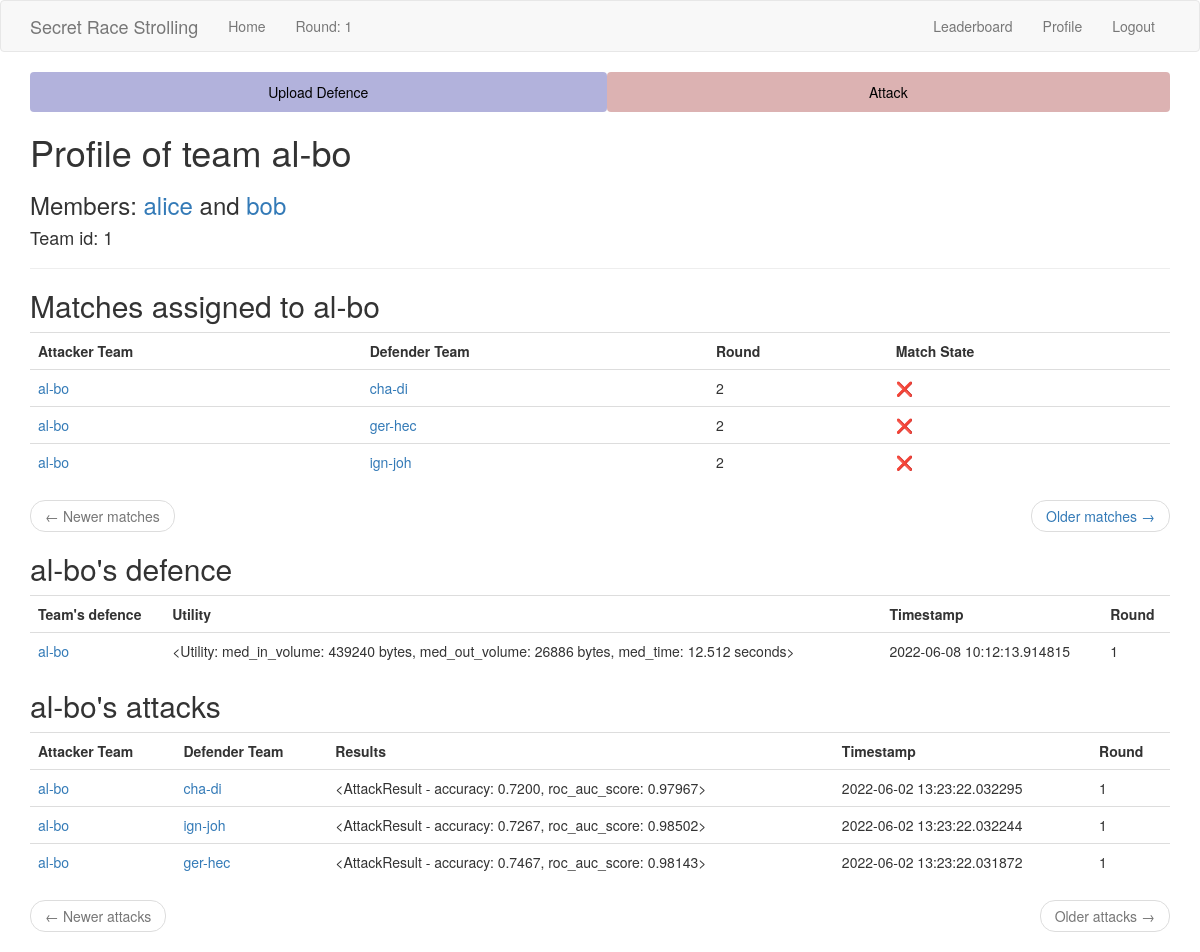
Page /team/al-bo (signed in) on the committed database.
### app/models.py (models this page shows, shortened)
class Team(db.Model):
    id = db.Column(db.Integer, primary_key=True)
    team_name = db.Column(db.String(64), index=True, unique=True)
    member1_id = db.Column(db.Integer, db.ForeignKey("user.id"), unique=True)
    member2_id = db.Column(db.Integer, db.ForeignKey("user.id"), unique=True)
    defences = db.relationship(
        "Defence",
        backref="defender_team",
        foreign_keys="Defence.defender_team_id",
        lazy="dynamic",
    )
    defence_matches = db.relationship(
        "Match",
        backref="defender_team",
        foreign_keys="Match.defender_team_id",
        lazy="dynamic",
    )
    attack_matches = db.relationship(
        "Match",
        backref="attacker_team",
        foreign_keys="Match.attacker_team_id",
        lazy="dynamic",
    )
    def members(self) -> tuple[Optional[User], Optional[User]]:
        return (
            db.session.query(User).filter(User.id == self.member1_id).first(),
            db.session.query(User).filter(User.id == self.member2_id).first(),
        )
    def attacks(self) -> Query:
        self_attacks = (
            db.session.query(Match.id)
            .filter(Match.attacker_team_id == self.id)
            .subquery()
        )
        return db.session.query(Attack).join(
            self_attacks, self_attacks.c.id == Attack.match_id
        )

class User(UserMixin, db.Model):
    id = db.Column(db.Integer, primary_key=True)
    username = db.Column(db.String(64), index=True, unique=True)
    email = db.Column(db.String(96), index=True, unique=True)
    password_hash = db.Column(db.String(102))
    sciper = db.Column(db.Integer, unique=True)
    is_admin = db.Column(db.Boolean, default=False)
    def team(self) -> Optional["Team"]:
        return (
            db.session.query(Team)
            .filter(or_(Team.member1_id == self.id, Team.member2_id == self.id))
            .first()
        )
    def has_team(self) -> bool:
        return self.team() is not None

class Match(db.Model):
    id = db.Column(db.Integer, primary_key=True)
    defender_team_id = db.Column(db.Integer, db.ForeignKey("team.id"))
    attacker_team_id = db.Column(db.Integer, db.ForeignKey("team.id"))
    round = db.Column(db.Integer, index=True)
    __table_args__ = (
        db.UniqueConstraint(
            "defender_team_id",
            "attacker_team_id",
            "round",
            name="_match_pair_once_per_round",
        ),
    )
    attacks = db.relationship(
        "Attack",
        backref="match",
        foreign_keys="Attack.match_id",
        lazy="dynamic",
    )
    @staticmethod
    def paginate_and_itemize_match_query(
        matches: Query, page: int, matches_per_page: int, current_user_team: Team
    ) -> tuple[Pagination, list[dict]]:
        matches_sub = matches.subquery()
        attacks_done = (
            db.session.query(matches_sub.c.id)
            .join(Attack, Attack.match_id == matches_sub.c.id)
            .all()
        )
        attacks_done = [attack_done[0] for attack_done in attacks_done]
        paginated = matches.paginate(page, matches_per_page)
        matches_items = paginated.items
        for m in matches_items:
            m.match_done = m.id in attacks_done
        return paginated, matches_items

class Defence(db.Model):
    id = db.Column(db.Integer, primary_key=True)
    defender_team_id = db.Column(db.Integer, db.ForeignKey("team.id"))
    utility = db.Column(db.PickleType)
    timestamp = db.Column(db.DateTime, index=True, default=datetime.utcnow)
    round = db.Column(db.Integer, index=True)

class Attack(db.Model):
    id = db.Column(db.Integer, primary_key=True)
    match_id = db.Column(db.Integer, db.ForeignKey("match.id"))
    results = db.Column(db.PickleType)
    timestamp = db.Column(db.DateTime, index=True, default=datetime.utcnow)

### app/routes.py (the view)
@app.route("/team/<team_name>", methods=["GET"])
@login_required
def team(team_name):
    team = Team.query.filter_by(team_name=team_name).first_or_404()
    member1, member2 = team.members()
    page_match = request.args.get("page_match", 1, type=int)
    page_attack = request.args.get("page_attack", 1, type=int)
    pagination, matches_items = Match.paginate_and_itemize_match_query(
        team.attack_matches.order_by(Match.round.desc()),
        page_match,
        app.config["MATCHES_PER_TEAM"],
        current_user.team(),
    )
    match_next_url = (
        url_for(
            "team",
            team_name=team.team_name,
            page_match=pagination.next_num,
            page_attack=page_attack,  # we must not forget to propagate the attack page
        )
        if pagination.has_next
        else None
    )
    match_prev_url = (
        url_for(
            "team",
            team_name=team.team_name,
            page_match=pagination.prev_num,
            page_attack=page_attack,  # we must not forget to propagate the attack page
        )
        if pagination.has_prev
        else None
    )
    defence = team.defences.order_by(Defence.timestamp.desc()).first()
    attacks = (
        team.attacks()
        .order_by(Attack.timestamp.desc())
        .paginate(page_attack, app.config["MATCHES_PER_TEAM"], False)
    )
    attack_next_url = (
        url_for(
            "team",
            team_name=team.team_name,
            page_match=page_match,  # we must not forget to propagate the match page
            page_attack=attacks.next_num,
        )
        if attacks.has_next
        else None
    )
    attack_prev_url = (
        url_for(
            "team",
            team_name=team.team_name,
            page_match=page_match,  # we must not forget to propagate the match page
            page_attack=attacks.prev_num,
        )
        if attacks.has_prev
        else None
    )
    attacks_items = attacks.items
    return render_template(
        "team.html",
        team=team,
        member1=member1,
        member2=member2,
        matches=matches_items,
        attacks=attacks_items,
        defence=defence,
        match_next_url=match_next_url,
        match_prev_url=match_prev_url,
        attack_next_url=attack_next_url,
        attack_prev_url=attack_prev_url,
    )

### app/models.py (called while the page is built)
@login.user_loader
def load_user(id: int) -> User:
    return User.query.get(int(id))

    def __repr__(self):
        return "<Utility: \nmed_in_volume: {:.0f} bytes,\nmed_out_volume: {:.0f} bytes,\nmed_time: {:.3f} seconds>".format(
            abs(self.med_in_volume), self.med_out_volume, self.med_time
        )

    def __repr__(self) -> str:
        return "<AttackResult - accuracy: {:.4f}, roc_auc_score: {:.5f}>".format(
            self.accuracy, self.roc_auc_score
        )

### app/templates/team.html (shortened to what this page needs)
{% extends "base.html" %}
{% block app_content %}
<h1>Profile of team {{ team.team_name }}</h1>
<h3>Members: {% if member1 %} <a href="{{ url_for('user', username=member1.username) }}"> {{ member1.username }}</a>
    {% else %} <a href="{{ url_for('join_team', team_name=team.team_name) }}"> [Join {{ team.team_name }}]</a>
    {% endif %} and {% if member2 %} <a href="{{ url_for('user', username=member2.username) }}">
        {{ member2.username }}</a>
    {% else %} <a href="{{ url_for('join_team', team_name=team.team_name) }}"> [Join {{ team.team_name }}]</a>
    {% endif %}</3>
<h4>Team id: {{ team.id }}</h4>
<hr>
{% if matches %}
<h2>Matches assigned to {{ team.team_name }}</h2>
<table class="table table-hover">
    <tr>
        <th>Attacker Team</th>
        <th>Defender Team</th>
        <th>Round</th>
        <th>Match State</th>
    </tr>
    {% for match in matches %}
    {% include '_match.html' %}
    {% endfor %}
</table>
<nav aria-label="...">
    <ul class="pager">
        <li class="previous{% if not match_prev_url %} disabled{% endif %}">
            <a href="{{ match_prev_url or '#' }}">
                <span aria-hidden="true">&larr;</span> Newer matches
            </a>
        </li>
        <li class="next{% if not match_next_url %} disabled{% endif %}">
            <a href="{{ match_next_url or '#' }}">
                Older matches <span aria-hidden="true">&rarr;</span>
            </a>
        </li>
    </ul>
</nav>
{% endif %}
{% if defence %}
<h2>{{ team.team_name }}'s defence</h2>
<table class="table table-hover">
    <tr>
        <th>Team's defence</th>
        <th>Utility</th>
        <th>Timestamp</th>
        <th>Round</th>
    </tr>
    {% include '_defence.html' %}
{% endif %}
{% if attacks %}
<h2>{{ team.team_name }}'s attacks</h2>
<table class="table table-hover">
    <tr>
        <th>Attacker Team</th>
        <th>Defender Team</th>
        <th>Results</th>
        <th>Timestamp</th>
        <th>Round</th>
    </tr>
    {% for attack in attacks %}
    {% include '_attack.html' %}
    {% endfor %}
</table>
<nav aria-label="...">
    <ul class="pager">
        <li class="previous{% if not attack_prev_url %} disabled{% endif %}">
            <a href="{{ attack_prev_url or '#' }}">
                <span aria-hidden="true">&larr;</span> Newer attacks
            </a>
        </li>
        <li class="next{% if not attack_next_url %} disabled{% endif %}">
            <a href="{{ attack_next_url or '#' }}">
                Older attacks <span aria-hidden="true">&rarr;</span>
            </a>
        </li>
    </ul>
</nav>
{% endif %}
{% endblock %}

### app/templates/base.html (shortened to what this page needs)
{% extends 'bootstrap/base.html' %}
{% block navbar %}
<nav class="navbar navbar-default">
  <div class="container">
    <div class="navbar-header">
      <a
        class="navbar-brand"
        href="{{ url_for('index') }}"
      >Secret Race Strolling</a>
    </div>
    <div
      class="collapse navbar-collapse"
      id="bs-example-navbar-collapse-1"
    >
      <ul class="nav navbar-nav">
        <li><a href="{{ url_for('index') }}">Home</a></li>
        <li><a>Round: {{ config["ROUND"] }}</a></li>
      </ul>
      <ul class="nav navbar-nav navbar-right">
        {% if current_user.is_anonymous %}
        <li><a href="{{ url_for('login') }}">Login</a></li>
        {% else %}
        <li><a href="{{ url_for('leaderboard') }}">Leaderboard</a></li>
        <li><a href="{{ url_for('team', team_name=current_user.team().team_name) if current_user.has_team() else url_for('user', username=current_user.username)}}">Profile</a></li>
        <li><a href="{{ url_for('logout') }}">Logout</a></li>
        {% endif %}
      </ul>
    </div>
  </div>
</nav>
{% endblock %}
{% block content %}
<div class="container">
  <ul class="nav nav-pills nav-justified">
    {% if config["DEFENCE_PHASE"] %}
    <li class="nav-item">
      <a
        class="nav-link"
        style="background:rgba(0, 0, 139, 0.3);color:black"
        href="{{ url_for('defence') }}"
      >Upload Defence</a>
    </li>
    {% endif %}
    {% if config["ATTACK_PHASE"] %}
    <li class="nav-item">
      <a
        class="nav-link"
        style="background:rgba(139, 0, 0, 0.3);color:black"
        href="{{ url_for('attack') }}"
      >Attack</a>
    </li>
    {% endif %}
  </ul>
</div>
<div class="container">
  {% block app_content %}{% endblock %}
</div>
{% endblock %}

### app/templates/_match.html
<tr>
    <td>
        <a href="{{ url_for('team', team_name=match.attacker_team.team_name) }}">
            {{ match.attacker_team.team_name }}</a>
    </td>
    <td>
        <a href="{{ url_for('team', team_name=match.defender_team.team_name) }}">{{ match.defender_team.team_name }}
        </a>
    </td>
    <td>
        {{ match.round }}
    </td>
    <td>
        {% if match.match_done %} ✅ {% else %} ❌ {% endif %}
    </td>
</tr>

### app/templates/_defence.html
    <tr>
        <td>
            <a href="{{ url_for('team', team_name=defence.defender_team.team_name) }}">
                {{ defence.defender_team.team_name }}</a>
        </td>
        <td>
            {{ defence.utility }}
        </td>
        <td>
            {{ defence.timestamp }}
        </td>
        <td>
            {{ defence.round }}
        </td>
    </tr>
</table>

### app/templates/_attack.html
<tr>
    <td>
        <a href="{{ url_for('team', team_name=attack.match.attacker_team.team_name) }}">
            {{ attack.match.attacker_team.team_name }}</a>
    </td>
    <td>
        <a href="{{ url_for('team', team_name=attack.match.defender_team.team_name) }}">{{ attack.match.defender_team.team_name }}
        </a>
    </td>
    <td>
        {{ attack.results }}
    </td>
    <td>
        {{ attack.timestamp }}
    </td>
    <td>
        {{ attack.match.round }}
    </td>
</tr>

### rows in the picture
Team: team_name "al-bo", id "1", defender_team.team_name "al-bo"
User: username "alice"
User: username "bob"
Match: attacker_team.team_name "al-bo", defender_team.team_name "cha-di", round "2"
Match: attacker_team.team_name "al-bo", defender_team.team_name "ger-hec", round "2"
Match: attacker_team.team_name "al-bo", defender_team.team_name "ign-joh", round "2"
Defence: utility "<Utility: med_in_volume: 439240 bytes, med_out_volume: 26886 bytes, med_time: 12.512 seconds>", timestamp "2022-06-08 10:12:13.914815", round "1"
Attack: match.attacker_team.team_name "al-bo", match.defender_team.team_name "cha-di", results "<AttackResult - accuracy: 0.7200, roc_auc_score: 0.97967>", timestamp "2022-06-02 13:23:22.032295", match.round "1"
Attack: match.attacker_team.team_name "al-bo", match.defender_team.team_name "ign-joh", results "<AttackResult - accuracy: 0.7267, roc_auc_score: 0.98502>", timestamp "2022-06-02 13:23:22.032244", match.round "1"
Attack: match.attacker_team.team_name "al-bo", match.defender_team.team_name "ger-hec", results "<AttackResult - accuracy: 0.7467, roc_auc_score: 0.98143>", timestamp "2022-06-02 13:23:22.031872", match.round "1"

### other values in the picture
{{ config["ROUND"] }} "1"
